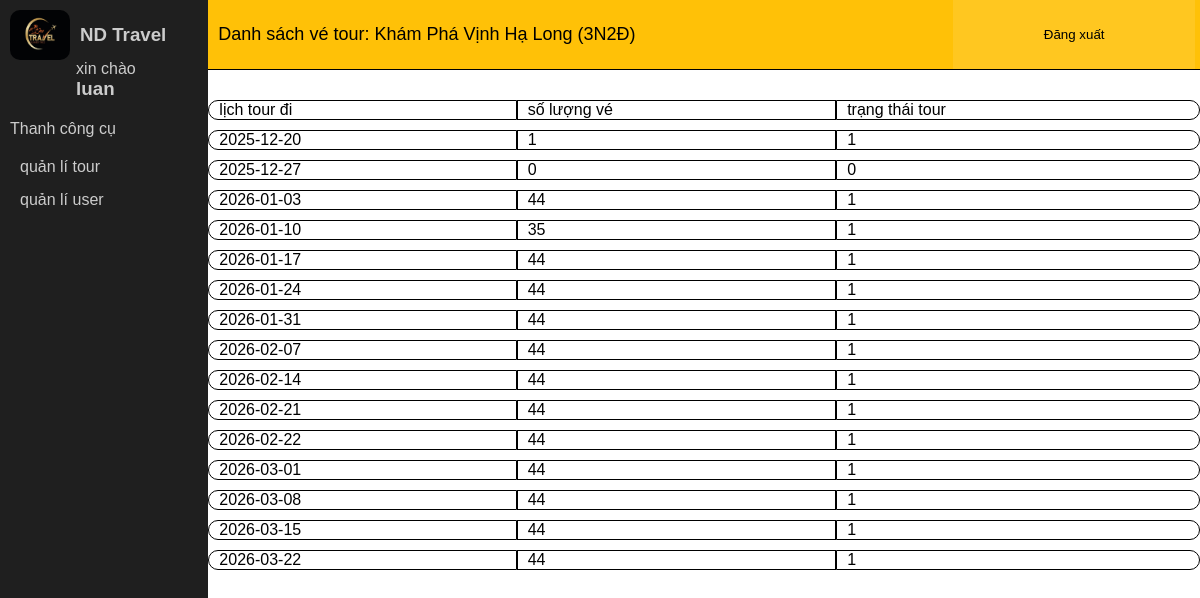
/index.php?controller=booking&action=listBySchedule&id=28 (signed in), run on the app's committed database.
### tables this page shows
CREATE TABLE `tour` (
  `tourID` int(11) NOT NULL,
  `tiltle` varchar(255) NOT NULL,
  `description` text NOT NULL,
  `image` varchar(255) NOT NULL,
  `quantity` int(11) NOT NULL,
  `priceAdutls` double NOT NULL,
  `priceChildren` double NOT NULL,
  `destination` varchar(255) NOT NULL,
  `availability` tinyint(1) NOT NULL,
  `itinerary` varchar(255) NOT NULL,
  `departurePoint` varchar(255) NOT NULL,
  `startDate` date NOT NULL,
  `endDate` date NOT NULL,
  `region` varchar(50) NOT NULL
);

CREATE TABLE `tour_schedule` (
  `scheduleID` int(11) NOT NULL,
  `tourID` int(11) NOT NULL,
  `start_date` date NOT NULL,
  `max_slots` int(10) NOT NULL,
  `available_slots` tinyint(1) NOT NULL DEFAULT 1 COMMENT '0: hết chỗ'
);

### core/baseController.php (called while the page is built, shortened)
<?php
 class baseController{
    protected function renderView($view,$data=[]){
        extract($data);
        require_once 'views/layouts-part/'.$view.'.php';
    }
 }

### controllers/BookingController.php (called while the page is built, shortened)
<?php
class BookingController extends baseController{
 public function listBySchedule($tourID)
{
    $tourModel = new TourModel();
    $schedule = $tourModel->getScheduleTourById($tourID);
    $tour = $tourModel->getTourById($tourID);
    $this->renderView('ListBySchedule', [
         'tour' => $tour,
        'schedule' => $schedule,
    ]);
}
}

### index.php (called while the page is built, shortened)
<?php
require_once 'configs/database.php';
require_once 'core/coreModel.php';
require_once 'core/baseController.php';
require_once 'core/router.php';

### configs/database.php (called while the page is built, shortened)
<?php
 class database{
    private static $conn;
    public static function connectPDO() {
        try {
    if(class_exists('PDO')){
         $options = array(
        PDO::MYSQL_ATTR_INIT_COMMAND => "SET NAMES utf8",
        PDO::ATTR_ERRMODE => PDO::ERRMODE_EXCEPTION,
    );
    $dsn =_DRIVER.":host="._HOST."; dbname="._DB;
    self::$conn = new PDO ($dsn,_USER,_PASS,$options);
} } catch(Exception $ex) {
    echo "loi ket noi ". $ex -> getMessage();
}
return self::$conn;
    }
 }

### core/coreModel.php (called while the page is built, shortened)
<?php
 class coreModel
 {
   public function __construct()
   {
      $this->conn = database::connectPDO();
   }
}

### models/TourModel.php (called while the page is built, shortened)
<?php
class TourModel extends coreModel{
    public function getTourById($id) {
        $sql = "SELECT * FROM tour WHERE tourID = :id";
        $stm = $this->conn->prepare($sql);
        $stm->execute(['id' => $id]);
        return $stm->fetch(PDO::FETCH_ASSOC);
    }
    public function getScheduleTourById($id) {
        $sql = "SELECT * FROM tour_schedule WHERE tourID = :id";
        $stm = $this->conn->prepare($sql);
        $stm->execute(['id' => $id]);
        return $stm->fetchAll(PDO::FETCH_ASSOC);
    }
}

### views/layouts-part/ListBySchedule.php (the view)
<?php require __DIR__ . '/../part/slider.php' ?>
<div class="admin-right">
    <div class="admin-right-top row">
        <p>Danh sách vé tour: <?= htmlspecialchars($tour['tiltle']) ?> </p>
        <button><a href="index.php?controller=login&action=logout">Đăng xuất</a></button>
    </div>
    <div class="admin-right-bottom">
        <table>
            <tr>
                <td>lịch tour đi</td>
                <td>số lượng vé</td>
                <td>trạng thái tour</td>
            </tr>
            <?php if (!empty($schedule)): ?>
            <?php foreach ($schedule as $b): ?>
            <tr>
                <td><a
                        href="index.php?controller=booking&action=listByTour&id=<?= $b['scheduleID'] ?>"><?= $b['start_date'] ?></a>
                </td>
                <td><?= $b['max_slots'] ?></td>
                <td><?= $b['available_slots']  ?></td>
            </tr>
            <?php endforeach; ?>
            <?php else: ?>
            <tr>
                <td colspan="7">Tour này chưa có ai đặt</td>
            </tr>
            <?php endif; ?>
        </table>
    </div>
</div>
</div>
</body>
</html>

### public/asset/css/sidebar.css (style rules this page uses)
* { margin: 0; padding: 0; box-sizing: border-box; }
.row { display: flex; }
a { text-decoration: none; color: black; }
.admin-right { flex: 5; }
.admin-right-top { height: 70px; background-color: #ffc107; border-bottom: 1px solid black; align-items: center; }
.admin-right-top p { flex: 3; padding: 10px 10px; font-size: 18px; }
.admin-right-top button { height: 100%; background-color: rgba(255, 255, 255, 0.1); border: none; flex: 1; margin-right: 5px; }
.admin-right-bottom { margin-top: 20px; }
.admin-right-bottom table { width: 100%; border-spacing: 0 10px; border-collapse: separate; }
.admin-right-bottom table tr td { padding-left: 10px; border: 1px solid black; }
.admin-right-bottom table tr td:first-child { border-top-left-radius: 10px; border-bottom-left-radius: 10px; }
.admin-right-bottom table tr td:last-child { border-top-right-radius: 10px; border-bottom-right-radius: 10px; }

### public/asset/css/admin.css (style rules this page uses)
* { margin: 0; padding: 0; box-sizing: border-box; font-family: Arial, Helvetica, sans-serif; color: black; }
a { text-decoration: none; }

### data on the page
tour: tiltle "Khám Phá Vịnh Hạ Long (3N2Đ)"
tour_schedule: start_date "2025-12-20", max_slots "1", available_slots "1"
tour_schedule: start_date "2025-12-27", max_slots "0", available_slots "0"
tour_schedule: start_date "2026-01-03", max_slots "44", available_slots "1"
tour_schedule: start_date "2026-01-10", max_slots "35", available_slots "1"
tour_schedule: start_date "2026-01-17", max_slots "44", available_slots "1"
tour_schedule: start_date "2026-01-24", max_slots "44", available_slots "1"
tour_schedule: start_date "2026-01-31", max_slots "44", available_slots "1"
tour_schedule: start_date "2026-02-07", max_slots "44", available_slots "1"
tour_schedule: start_date "2026-02-14", max_slots "44", available_slots "1"
tour_schedule: start_date "2026-02-21", max_slots "44", available_slots "1"
tour_schedule: start_date "2026-02-22", max_slots "44", available_slots "1"
tour_schedule: start_date "2026-03-01", max_slots "44", available_slots "1"
tour_schedule: start_date "2026-03-08", max_slots "44", available_slots "1"
tour_schedule: start_date "2026-03-15", max_slots "44", available_slots "1"
tour_schedule: start_date "2026-03-22", max_slots "44", available_slots "1"

### other printed values
$admin['userName'] "luan"
